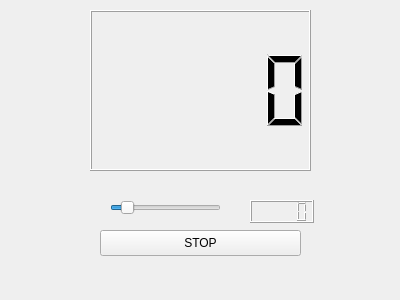
<?xml version="1.0" encoding="UTF-8"?>
<ui version="4.0">
 <class>Counter</class>
 <widget class="QWidget" name="Counter">
  <property name="geometry">
   <rect>
    <x>0</x>
    <y>0</y>
    <width>400</width>
    <height>300</height>
   </rect>
  </property>
  <property name="windowTitle">
   <string>Counter</string>
  </property>
  <widget class="QPushButton" name="button">
   <property name="geometry">
    <rect>
     <x>100</x>
     <y>230</y>
     <width>201</width>
     <height>26</height>
    </rect>
   </property>
   <property name="text">
    <string>STOP</string>
   </property>
  </widget>
  <widget class="QLCDNumber" name="lcdNumber">
   <property name="geometry">
    <rect>
     <x>90</x>
     <y>10</y>
     <width>221</width>
     <height>161</height>
    </rect>
   </property>
  </widget>
  <widget class="QSlider" name="slider">
   <property name="geometry">
    <rect>
     <x>110</x>
     <y>200</y>
     <width>111</width>
     <height>16</height>
    </rect>
   </property>
   <property name="maximum">
    <number>999</number>
   </property>
   <property name="value">
    <number>100</number>
   </property>
   <property name="orientation">
    <enum>Qt::Horizontal</enum>
   </property>
  </widget>
  <widget class="QLCDNumber" name="lcdNumber_2">
   <property name="geometry">
    <rect>
     <x>250</x>
     <y>200</y>
     <width>64</width>
     <height>23</height>
    </rect>
   </property>
  </widget>
 </widget>
 <resources/>
 <connections/>
</ui>
